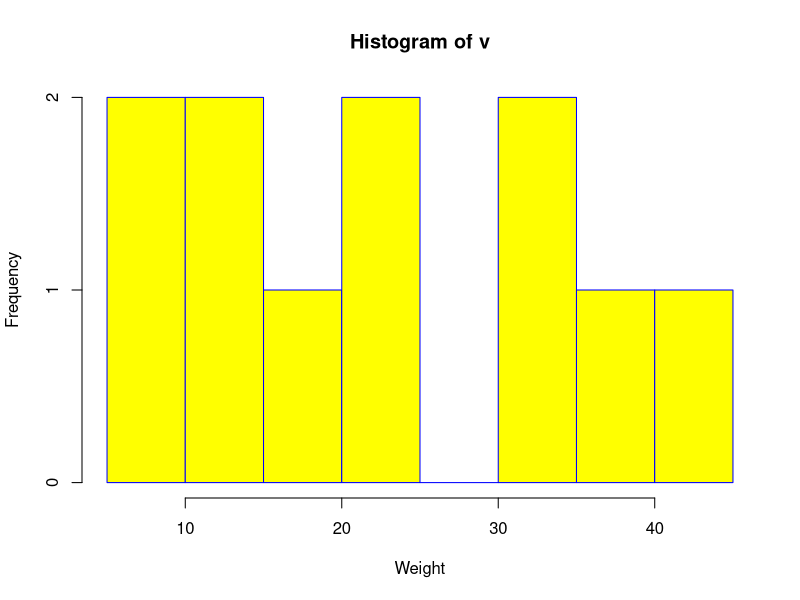

The R script that drew this image:
# Create data for the graph.
v <- c(9,13,21,8,36,22,12,41,31,33,19)

# Create the histogram.
hist(v,xlab = "Weight",col = "yellow",border = "blue")
